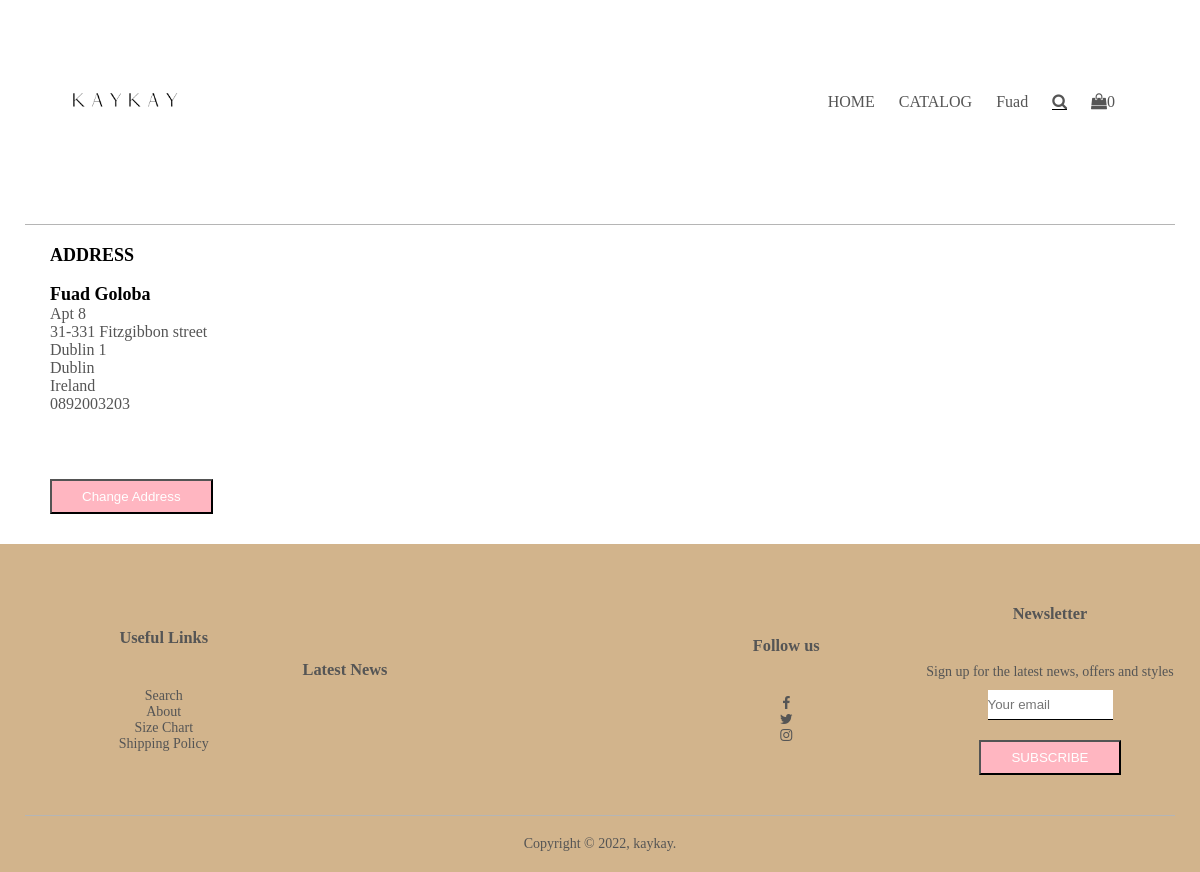
The page /address (signed in) on the database as committed earlier.
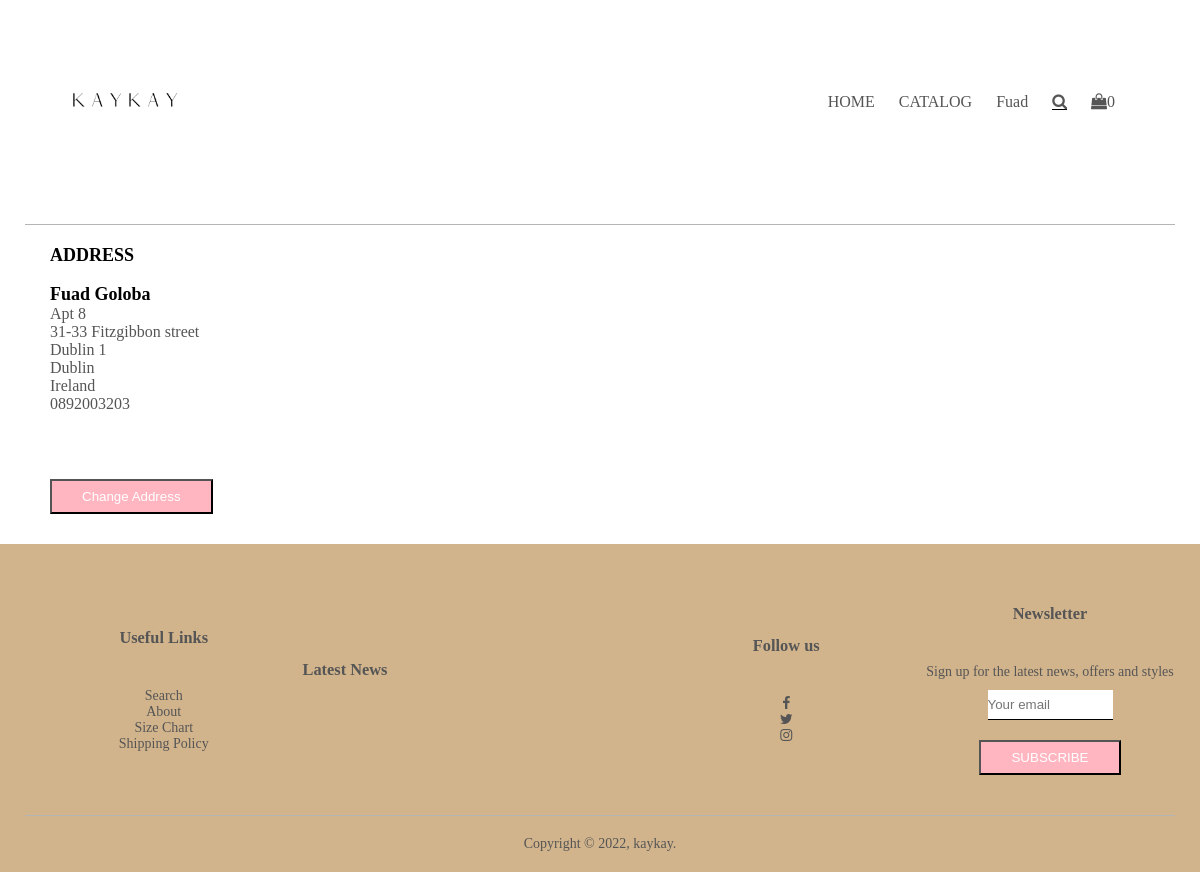
The same page on the database as committed later.
### tables this page shows
CREATE TABLE users
    (id INTEGER PRIMARY KEY NOT NULL,
    hash TEXT NOT NULL,
    first_name VARCHAR NOT NULL,
    last_name VARCHAR NOT NULL,
    email TEXT NOT NULL,
    created_at DATETIME DEFAULT CURRENT_TIMESTAMP,
    address_1 TEXT NOT NULL,
    address_2 TEXT NOT NULL,
    city VARCHAR NOT NULL,
    state VARCHAR NOT NULL,
    country VARCHAR NOT NULL,
    phone VARCHAR NOT NULL,
    mom_maiden_name VARCHAR NOT NULL,
    born_city VARCHAR NOT NULL);

### app.py (the view)
@app.route("/address")
def address():
    user_info = get_user()
    return render_template("address.html", user_info=user_info)

### app.py (called while the page is built)
@app.after_request
def after_request(response):
    response.headers["Cache-Control"] = "no-cache, no-store, must-revalidate"
    response.headers["Expires"] = 0
    response.headers["Pragma"] = "no-cache"
    return response

### import_functions.py (called while the page is built)
def get_user():
    user = db.execute("""SELECT *
                          FROM users
                          WHERE id = ?""",
                          session["user_id"])
    return user

### templates/address.html (shortened to what this page needs)
{% extends "layout.html" %}
{% block main %}
<div class="address-page">
    <div class="container">
        <div class="row">
                <div class="address">
                    <span> ADDRESS </span>
                    <br></br>
                    {% for user in user_info %}
                    <span> {{ user["first_name"] }} {{ user["last_name"] }}</span>
                    <p> {{ user["address_1"] }}</p>
                    <p> {{ user["address_2"] }}</p>
                    <p> {{ user["city"] }}</p>
                    <p> {{ user["state"] }}</p>
                    <p> {{ user["country"] }}</p>
                    <p> {{ user["phone"] }}</p>
                    {% endfor %}
                    <br></br>
                    <a href="/changeAddress"><button type="submit" class="btn-2">Change Address</button></a>
                </div>
            </div>
        </div>
    </div>
</div>
{% endblock %}

### templates/layout.html (shortened to what this page needs)
<!DOCTYPE html>
<html lang="en">
<head>
    <link href="/static/CSS/style.css" rel="stylesheet">
    <link href="https://stackpath.bootstrapcdn.com/font-awesome/4.7.0/css/font-awesome.min.css" rel="stylesheet">
    <link rel='stylesheet' href='https://cdnjs.cloudflare.com/ajax/libs/font-awesome/4.7.0/css/font-awesome.min.css'>
</head>
<body>
    <div class="container">
        <div class="navbar">
            <div class="logo">
                <a href="/"><img src="/static/images/kb2.PNG" width="160px"></a>
            </div>
            <nav>
                {% if session["user_id"] %}
                <ul id="MenuItems">
                    <li><a href="/">HOME</a></li>
                    <li><a href="/catalog">CATALOG</a></li>
                    <li><a href="/profile">{{ session["first_name"] }}</a></li>
                    <li><a href="/search"><i class='fa fa-search'></i></a></li>
                    <li><a href="/cart"><i class='fa fa-shopping-bag'></i>{{ session["cart"] | length }}</a><li>
                </ul>
                {% endif %}
            </nav>
        </div>
        <hr>
        <main class="container-fluid py-5 text-center">
            {% block main %}{% endblock %}
    <div class="footer">
        <div class="container">
            <div class="row">
                <div class="footer-col-1">
                    <h3>Useful Links</h3>
                    <ul>
                        <li><a href="/search">Search</a></li>
                        <li><a href="/about_us">About</a></li>
                        <li>Size Chart</li>
                        <li>Shipping Policy</li>
                    </ul>
                </div>
                <div class="footer-col-2">
                    <h3>Latest News</h3>
                </div>
                <div class="footer-col-3">
                    <h3>Follow us</h3>
                    <ul>
                        <li><a href=""><i class='fa fa-facebook'></i></a></li>
                        <li><a href=""><i class='fa fa-twitter'></i></a></li>
                        <li><a href=""><i class='fa fa-instagram'></i></a></li>
                    </ul>
                </div>
                <div class="footer-col-4">
                    <h3>Newsletter</h3>
                    <p> Sign up for the latest news, offers
                        and styles</p>
                    <form action="/subscribe" method="post">
                        <div class="mb-3">
                            <input autocomplete="off" autofocus class="form-control mx-auto w-auto" id="email" name="email" placeholder="Your email" type="text" required>
                        </div>
                        <div>
                        <button class="btn2" type="submit">SUBSCRIBE</button>
                        </div>
                    </form>
                </div>
            </div>
            <hr>
            <p class="copyright">Copyright © 2022, kaykay.</p>
        </div>
    </div>
</body>
</html>

### static/CSS/style.css (style rules this page uses)
* { margin: 0; padding: 0; box-sizing: border-box; }
.navbar { display: flex; align-items: center; padding: 20px; }
.fa.fa-search { border-bottom: 1px solid black; }
nav { flex: 1; text-align: right; }
nav ul { display: inline-block; list-style-type: none; }
nav li { display: inline-block; margin-right: 20px; -webkit-transition: color 2s; transition: color 2s; }
a { text-decoration: none; color: #555; }
p { color: #555; }
.container { max-width: 1300px; margin: auto; padding-left: 25px; padding-right: 25px; }
.container hr { border: none; background: #b5b5b5; height: 1px; margin: 20px 0; }
.row { display: flex; align-items: center; flex-wrap: wrap; justify-content: space-around; }
.btn-2 { display: inline-block; background: lightpink; color: white; padding: 8px 30px; margin: 30px 0; flex-wrap: wrap; transition: 0.5; }
.footer { background: tan; color: #555; font-size: 14px; padding: 60px 0 20px; }
.footer p { color: #555; }
.footer h3 { margin-bottom: 40px; }
.footer-col-1, .footer-col-2, .footer-col-3, .footer-col-4 { min-width: 250px; margin-bottom: 20px; }
.footer-col-2 { flex-basis: 30% }
.footer-col-4 { flex: 1; text-align: center; }
.footer-col-1, .footer-col-3 { flex: 1; flex-basis: 12%; text-align: center; }
ul { list-style-type: none; }
.btn2 { display: inline-block; background: lightpink; color: white; padding: 8px 30px; flex-wrap: wrap; margin-top: 10px; }
.copyright { text-align: center; }
form input { width:50%; height:30px; margin: 10px 0; border: none; border-bottom: 1px solid black; }
.address { width: 100%; float: left; }
.address span { font-weight: bolder; font-size: large; }

Rows that differ between the two databases and show on the page:
changed users "Fuad": address_2 "31-331 Fitzgibbon street" → "31-33 Fitzgibbon street"
